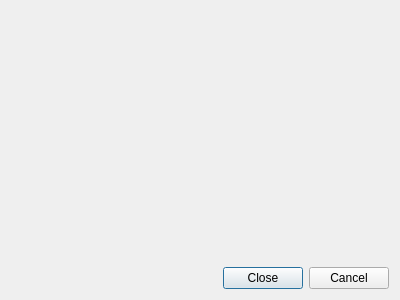
<?xml version="1.0" encoding="UTF-8"?>
<ui version="4.0">
 <class>RunDialog</class>
 <widget class="QDialog" name="RunDialog">
  <property name="geometry">
   <rect>
    <x>0</x>
    <y>0</y>
    <width>400</width>
    <height>300</height>
   </rect>
  </property>
  <property name="windowTitle">
   <string>Dialog</string>
  </property>
  <layout class="QGridLayout" name="gridLayout">
   <item row="0" column="0">
    <widget class="QWidget" name="console" native="true"/>
   </item>
   <item row="1" column="0">
    <widget class="QDialogButtonBox" name="buttonBox">
     <property name="orientation">
      <enum>Qt::Horizontal</enum>
     </property>
     <property name="standardButtons">
      <set>QDialogButtonBox::Cancel|QDialogButtonBox::Close</set>
     </property>
    </widget>
   </item>
  </layout>
 </widget>
 <resources/>
 <connections>
  <connection>
   <sender>buttonBox</sender>
   <signal>accepted()</signal>
   <receiver>RunDialog</receiver>
   <slot>accept()</slot>
   <hints>
    <hint type="sourcelabel">
     <x>248</x>
     <y>254</y>
    </hint>
    <hint type="destinationlabel">
     <x>157</x>
     <y>274</y>
    </hint>
   </hints>
  </connection>
  <connection>
   <sender>buttonBox</sender>
   <signal>rejected()</signal>
   <receiver>RunDialog</receiver>
   <slot>reject()</slot>
   <hints>
    <hint type="sourcelabel">
     <x>316</x>
     <y>260</y>
    </hint>
    <hint type="destinationlabel">
     <x>286</x>
     <y>274</y>
    </hint>
   </hints>
  </connection>
 </connections>
</ui>
